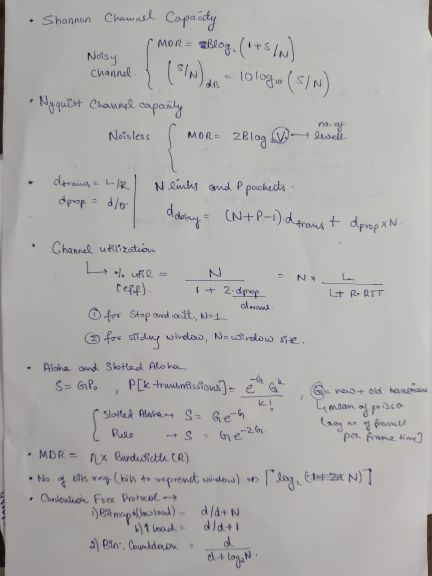
#> input picture tests/test_image.jpeg, 864 x 1152 px, found by its file name (shown at 1/2 size)
$ python visualize_ocr.py
#> lines starting #> are read from the running program, lines starting #| are printed output that depends on the picture
"""
Visualize OCR bounding boxes on the original image.
Usage: .venv\\Scripts\\python.exe tests\\visualize_ocr.py
"""

import json
import sys
from pathlib import Path
from PIL import Image, ImageDraw, ImageFont

RESULT_FILE = Path(__file__).parent / "ocr_sdk_result.json"
OUTPUT_FILE = Path(__file__).parent / "ocr_visualization.png"

# Colour scheme: label → (box_colour, text_bg)
LABEL_COLOURS = {
    "text":    ("#2196F3", "#1565C0"),   # blue
    "formula": ("#9C27B0", "#6A0DAD"),   # purple
    "table":   ("#4CAF50", "#2E7D32"),   # green
    "title":   ("#FF9800", "#E65100"),   # orange
    "figure":  ("#9E9E9E", "#616161"),   # grey
}
DEFAULT_COLOUR = ("#F44336", "#B71C1C")  # red fallback

FLAG_COLOUR   = "#FF1744"   # red tint for flagged blocks
FONT_SIZE     = 14
LINE_WIDTH    = 2


def get_font(size: int):
    for name in ["arial.ttf", "Arial.ttf", "DejaVuSans.ttf", "LiberationSans-Regular.ttf"]:
        try:
            return ImageFont.truetype(name, size)
        except Exception:
            pass
    return ImageFont.load_default()


def denorm(val: int, dim: int) -> int:
    return int(val * dim / 1000)


def main():
    result_file = Path(sys.argv[1]) if len(sys.argv) > 1 else RESULT_FILE
    data = json.loads(result_file.read_text(encoding="utf-8"))
#> (reads tests/ocr_sdk_result.json from the repository)

    image_path = Path(data["image"])
    if not image_path.exists():
        # Try relative to result file dir
        image_path = result_file.parent / image_path.name
    img = Image.open(image_path).convert("RGB")
#> img is the input picture: PIL image 864x1152 RGB; mean R, G, B 174.8, 173, 172.1
    W, H = img.size
#> W = 864; H = 1152

    draw = ImageDraw.Draw(img, "RGBA")
    font      = get_font(FONT_SIZE)
    font_sm   = get_font(FONT_SIZE - 2)

    blocks = data.get("blocks", [])
    print(f"Visualising {len(blocks)} blocks on {image_path.name} ({W}×{H})")
#| Visualising 17 blocks on tests\test_image.jpeg (864×1152)

    for block in blocks:
        bbox = block.get("bbox_2d")
        if not bbox or len(bbox) != 4:
            continue
        x1 = denorm(bbox[0], W)
        y1 = denorm(bbox[1], H)
        x2 = denorm(bbox[2], W)
        y2 = denorm(bbox[3], H)

        label   = block.get("label", "text")
        conf    = block.get("confidence", 0.0)
        flagged = block.get("flagged", False)
        content = (block.get("content") or "").replace("\n", " ").strip()

        box_colour, text_bg = LABEL_COLOURS.get(label, DEFAULT_COLOUR)
        if flagged:
            box_colour = FLAG_COLOUR   # override to red for flagged
            text_bg    = "#C62828"

        # Translucent fill
        draw.rectangle(
            [x1, y1, x2, y2],
            fill=(*[int(box_colour.lstrip("#")[i:i+2], 16) for i in (0, 2, 4)], 35),
            outline=box_colour,
            width=LINE_WIDTH,
        )

        # Label tag at top-left of box
        tag = f"#{block.get('index','')} {label} {conf:.2f}"
        try:
            tw = draw.textlength(tag, font=font_sm)
        except AttributeError:
            tw = len(tag) * (FONT_SIZE - 2) * 0.6
        th = FONT_SIZE
        tag_y = max(0, y1 - th - 4)
        draw.rectangle(
            [x1, tag_y, x1 + tw + 8, tag_y + th + 4],
            fill=(*[int(text_bg.lstrip("#")[i:i+2], 16) for i in (0, 2, 4)], 200),
        )
        draw.text((x1 + 4, tag_y + 2), tag, fill="white", font=font_sm)

        # Content preview inside box (first 55 chars)
        preview = content[:55] + ("…" if len(content) > 55 else "")
        if preview:
            draw.text((x1 + 4, y1 + 4), preview, fill="white", font=font, stroke_width=1, stroke_fill="black")
#> this loop made 17 passes
#> tw on passes 1 to 12: 75.77, 98.34, 75.77, 98.34, 75.77, 75.77, 98.34, 75.77, 75.77, 75.77, 106, 83.41

    img.save(OUTPUT_FILE)
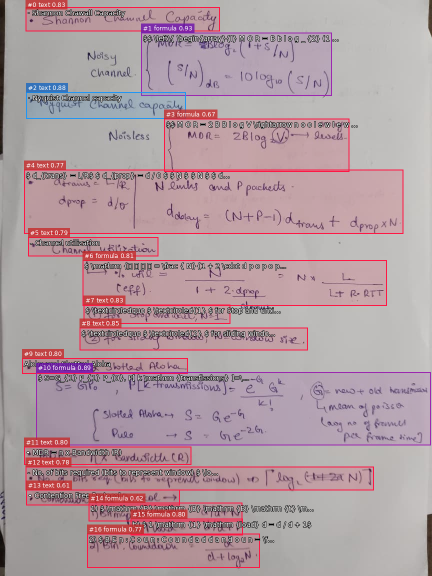
#> saved as ocr_visualization.png: PIL image 864x1152 RGB (shown at 1/2 size); mean R, G, B 176.8, 154.9, 161.4
    print(f"✅ Saved → {OUTPUT_FILE}")


if __name__ == "__main__":
    main()
